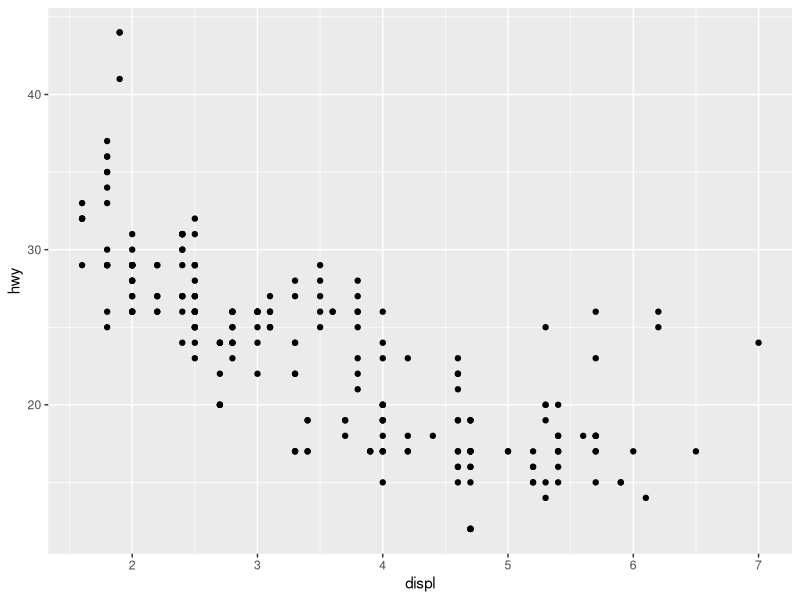
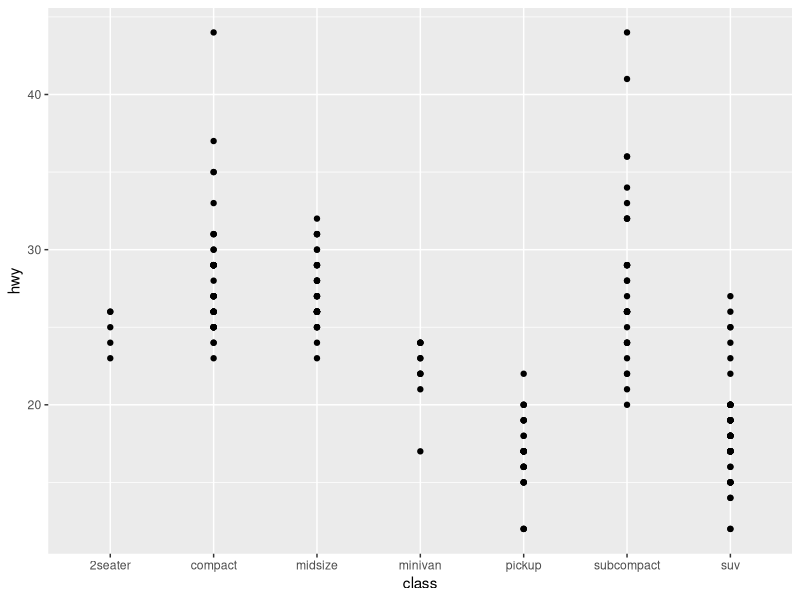
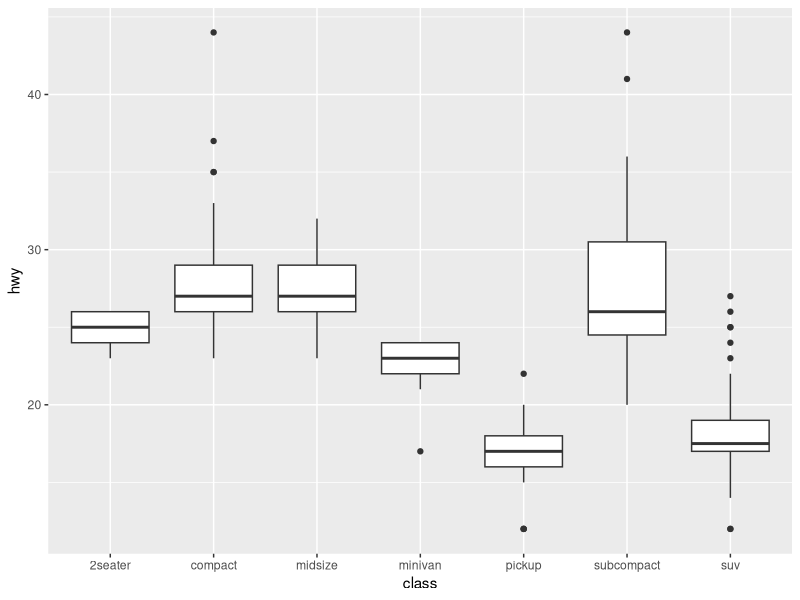
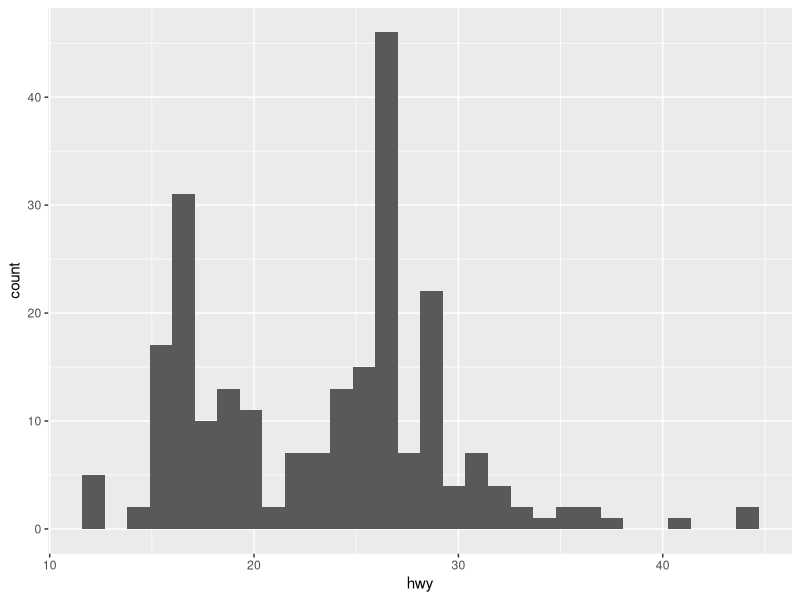
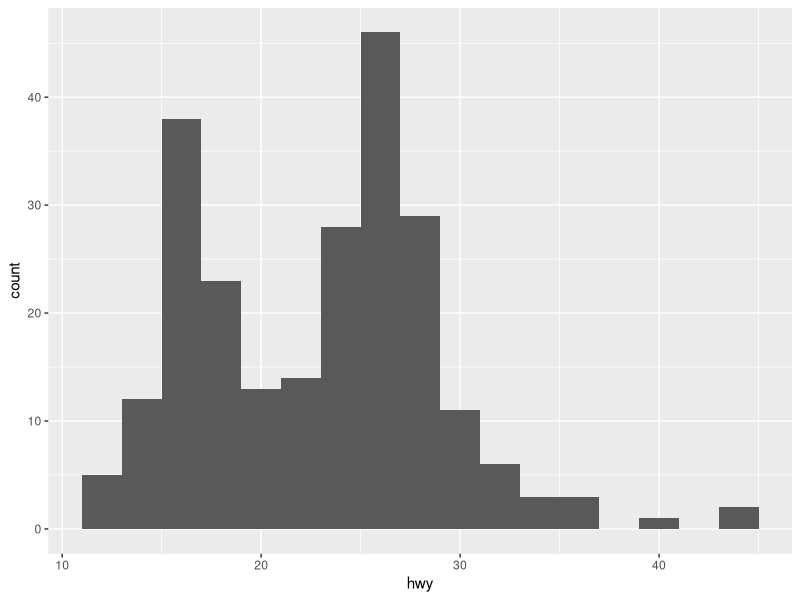
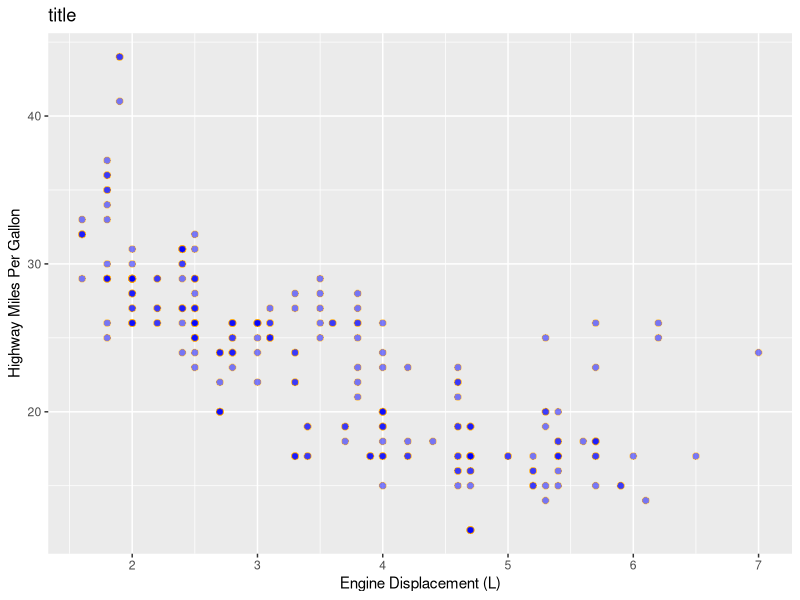
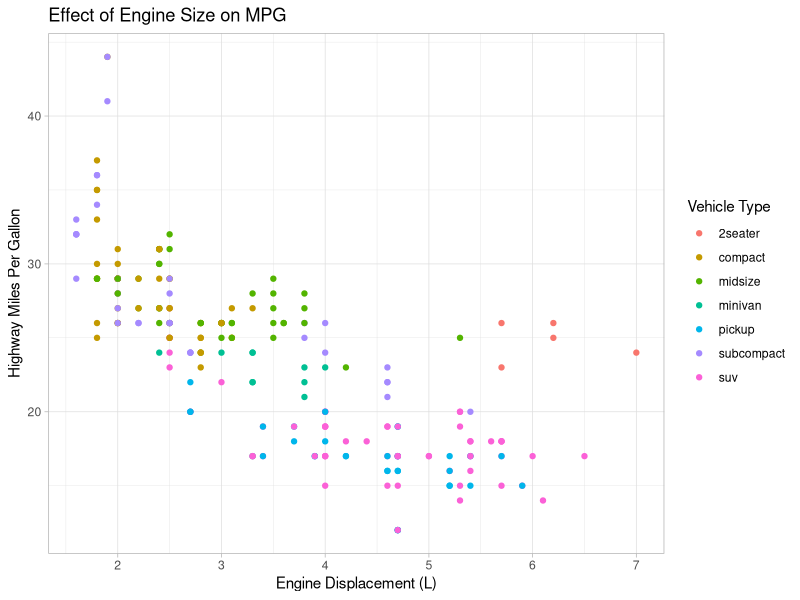
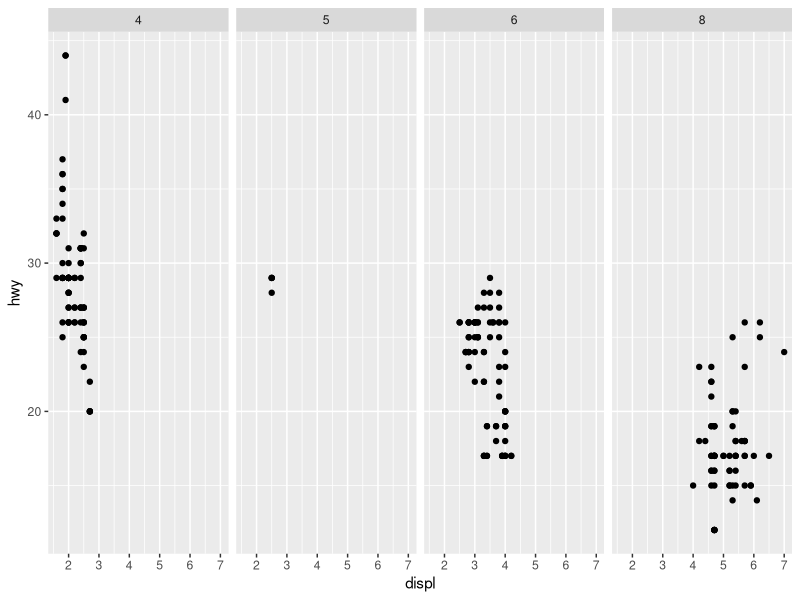

These charts were generated, in order, by the following R code:
## ---- chunk 1
#| label: setup
#| include: false
library()
## ---- chunk 2
#| label: Load packages

library(tidyverse)
## ---- chunk 3
#| label: Car Dataset

# head() function creates a small display containing first and last data sections
head(mpg)
## ---- chunk 4
ggplot(data = mpg) +
  geom_point(mapping = aes(x = displ, y = hwy))
## ---- chunk 5
#| label: Appropriate visualizations - Boxplots

ggplot(data = mpg) +
  geom_point(mapping = aes(x = class, y = hwy))

ggplot(data = mpg) +
  geom_boxplot(mapping = aes(x = class, y = hwy))
## ---- chunk 6
#| label: histogram

ggplot(data = mpg) +
  geom_histogram(mapping = aes(x = hwy))
## ---- chunk 7
#| label: histogram binwidth adjust
#| fig-cap: Histogram with binwidth = 2

ggplot(data = mpg) +
  geom_histogram(mapping = aes(hwy), 
                 binwidth = 2)
## ---- chunk 8
#| label: Other Aesthetic Functions (color, shape, transparency)
#| fig-cap: "Aes adjustments to color, shape, alpha (transparency)"
#| fig-subcap:
#|   - "Use color/fill function outside aes (class not mentioned)"
#|   - "Use colour = class function within aes, and theme outside"
#| layout-ncol: 2
#| column: page

ggplot(data = mpg) +
  geom_point(mapping = aes(x = displ, y = hwy),
             size = 2,
             shape = 21,
             alpha = 0.5,
             color = "orange",
             fill = "blue"
             ) +
  labs(x = "Engine Displacement (L)",
       y = "Highway Miles Per Gallon", 
       title = "title")

ggplot(data = mpg) +
  geom_point(mapping = aes(x = displ, y = hwy, 
                           colour = class)) +
  labs(x = "Engine Displacement (L)",
       y = "Highway Miles Per Gallon", 
       color = "Vehicle Type",
       title = "Effect of Engine Size on MPG") +
  theme_light()
## ---- chunk 9
#| label: Facet Functions 
#| layout-ncol: 2 # Prints two graphs side-by-side
#| fig-cap: "Facet_wrap and Facet_grid functions"
#| fig-subcap: 
#|   - "facet_grid(. ~ cyl)"
#|   - "facet_grid(drv ~ .)"
#|   - "facet_grid(drv ~ cyl)"
#|   - "facet_wrap(~ class)"
#|   - "facet_grid(~ class)"

# Makes a plot that the commands below will modify
q <- ggplot(mpg) + geom_point(aes(x = displ, y = hwy))

# Generates an engine displacement vs highway mpg graph for each category of vehicle cylinder type. Graphs are stacked and value increments matched to a standard grid so comparisons can easily be made.
q + facet_grid(. ~ cyl) 

# Creates graph sub-types for each category of vehicle drive type (front- rear-, and 4-wheel drive)
q + facet_grid(drv ~ .)

# Splits graphs by vehicle drive type and cylinder size
q + facet_grid(drv ~ cyl)

# Makes unique graphs split by each car class. Axis value labels are placed or "wrapped" around the axis margins of outermost graphs
q + facet_wrap(~ class)

# Also splits graph by car class, but all graphs are symmetrically layed across the grid
q + facet_grid(~ class)
## ---- chunk 10
#| label: Bar Charts Colour vs Fill Functions
#| fig-cap: "colour for points or lines, fill for bars & boxes"
#| fig-subcap:
#|   - "Use fill = class function (within aes)"
#|   - "Use colour = class functiton (within aes)"
#|   - "Remove legend with guides function"
#| layout-row: 3 


# Use fill function
ggplot(data = mpg) +
geom_bar(mapping = aes(x = class, 
                       fill = class,
                       alpha = 0.5)) +
  labs(x = "Type Of Car", y = "Car Frequency")

# Use colour function
ggplot(data = mpg) +
geom_bar(mapping = aes(x = class, 
                       colour = class,
                       alpha = 0.5)) 

# Use fill, and remove legend with guides(fill = "none") outside aes
ggplot(data = mpg) +
geom_bar(mapping = aes(x = class, 
                       fill = class,
                       alpha = 0.5)) +
  labs(x = "Type Of Car", y = "Car Frequency") +
  guides(fill = "none") 

# Add another variable like drive within aesthetics
ggplot(data = mpg) +
  geom_bar(mapping = aes(x = class, 
                         fill = drv,
                         alpha = 0.5)) +
  labs(x = "Type Of Car", y = "Car Frequency") +
  guides(fill = "none") 

# Change position of stacked bar-plot with position function (outside aes, but within geom_bar), so instead of being on top of eachother they are paired side-by-side
  ggplot(data = mpg) +
  geom_bar(mapping = aes(x = class, 
                         fill = drv,
                         alpha = 0.5), 
           position = position_dodge()) +
  labs(x = "Type Of Car", y = "Car Frequency") +
  guides(fill = "none") 

# Colour function best for points and lines; fill function appropriate for bars and boxes!
## ---- chunk 11
ggplot(mpg) + 
  geom_point(aes(displ, hwy)) +
  geom_smooth(aes(displ, hwy)) 
ggsave("example1.jpg")
             
ggplot(mpg, aes(x = displ, y = hwy)) + 
  geom_point(aes(color = class)) + 
  geom_smooth(color = "black", # outside aes()
              se = FALSE, 
              method = "lm") +
  scale_color_viridis_d()
ggsave("example2.jpg", width = 6, height = 4)
